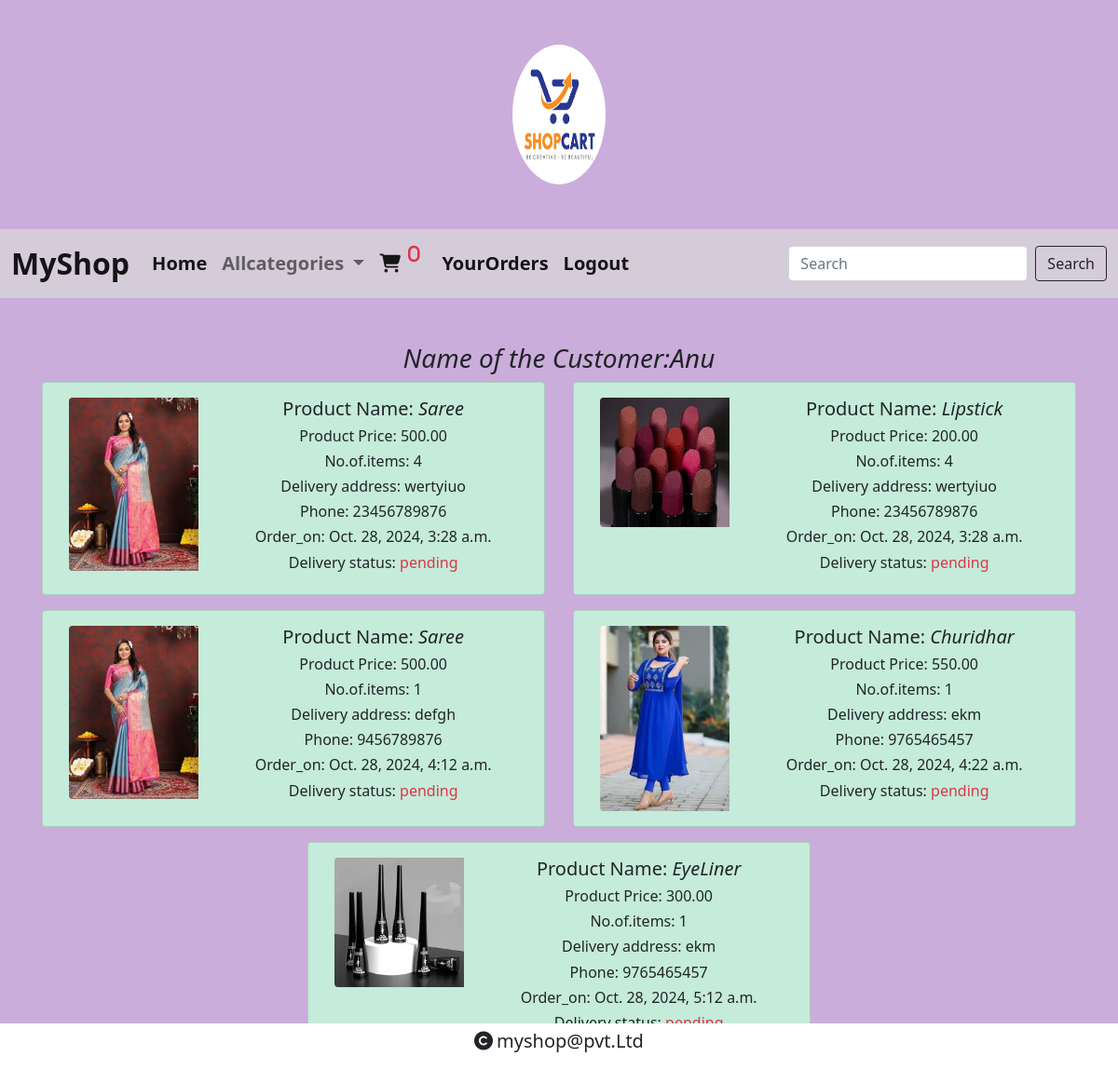
The page /cart/yourorders (signed in) on the database its author committed.
### cart/models.py (models this page shows)
class Order_details(models.Model):
    product=models.ForeignKey(Product,on_delete=models.CASCADE)
    user=models.ForeignKey(User,on_delete=models.CASCADE)
    no_of_items=models.IntegerField()
    address=models.TextField()
    phone_no=models.BigIntegerField()
    pin=models.IntegerField()
    order_id=models.CharField(max_length=20, blank=True)
    ordered_date=models.DateTimeField(auto_now_add=True)
    payment_status=models.CharField(max_length=20,default="pending")
    delivery_status=models.CharField(max_length=20,default="pending")

### shop/models.py (models this page shows, shortened)
class Product(models.Model):
    name=models.CharField(max_length=20)
    desc=models.TextField()
    image=models.ImageField(upload_to="products")
    price=models.DecimalField(max_digits=10,decimal_places=2)
    stock=models.IntegerField()
    available=models.BooleanField(default=True)
    created=models.DateTimeField(auto_now_add=True)
    updated=models.DateTimeField(auto_now=True)
    category=models.ForeignKey(Category,on_delete=models.CASCADE)

### cart/views.py (the view)
# urls.py: path('yourorders', views.your_orders, name="orders"),
@login_required
def your_orders(request):
    u=request.user
    o=Order_details.objects.filter(user=u,payment_status="paid")
    context={'orders':o ,'name':u.username}
    return render(request,'yourorders.html',context)

### cart/context_processors.py (called while the page is built)
def count_items(request):
    u=request.user
    count=0
    if request.user.is_authenticated:
        try:
            c=Cart.objects.filter(user=u)
            for i in c:
                count+=i.quantity
        except:
            count=0
    return {'c':count}

### shop/context_processors.py (called while the page is built)
def menu_links(request):
    c=Category.objects.all()
    return {'links':c}    # We can use this data globally across all webpages inside our app

### templates/yourorders.html
{% extends 'base.html' %}
{% load static %}
{% block content %}
<div class="container text-center mt-5">
<div class="row">
  <h3 class="text-center"><i>Name of the Customer:{{user.username}}</i></h3>
  {% for i in orders %}
  <div class="card mb-3 mx-auto" style="max-width: 540px; background-color:#c5ebda">
  <div class="row g-0">
    <div class="col-md-4 p-3">
      <img src="{{i.product.image.url}}" class="img-fluid rounded-start" height="200px" width="100%" alt="...">
    </div>
    <div class="col-md-8">
      <div class="card-body ">
        <h5 class="card-title">Product Name: <i>{{i.product.name}}</i></h5>
        <h6 class="card-title">Product Price: {{i.product.price}}</h6>
        <h6 class="card-title">No.of.items: {{i.no_of_items}}</h6>
        <h6 class="card-title">Delivery address: {{i.address}}</h6>
        <h6 class="card-title">Phone: {{i.phone_no}}</h6>
        <h6 class="card-title">Order_on: {{i.ordered_date}}</h6>
        <h6 class="card-title">Delivery status: <span class="text-danger">{{i.delivery_status}}</span></h6>
      </div>
    </div>
  </div>
</div>
  {% endfor %}
</div>
    </div>
{% endblock %}

### templates/base.html (shortened to what this page needs)
<!DOCTYPE html>
{% load static %}
<html lang="en">
<head>
    <link href="https://cdn.jsdelivr.net/npm/bootstrap@5.0.2/dist/css/bootstrap.min.css" rel="stylesheet">
    <link rel="stylesheet" href="{% static 'css/style.css' %}">
    <link rel="stylesheet" href="https://cdnjs.cloudflare.com/ajax/libs/font-awesome/6.6.0/css/all.min.css" />
</head>
<body style="background-color:#cbaddb;">
<div class="container-fluid text-center mt-5">
    <img src="{% static 'images/logo2.png' %}" class="rounded-circle" height="150px" width="100px">
</div>
<header>
<nav class="navbar navbar-expand-lg navbar-light mt-5" style="background-color:#d5ccd9">
  <div class="container-fluid">
    <a class="navbar-brand fs-2 fw-bold" href="#">MyShop</a>
    <div class="collapse navbar-collapse" id="navbarSupportedContent">
      <ul class="navbar-nav me-auto mb-2 mb-lg-0 fs-5 ">
        <li class="nav-item">
          <a class="nav-link active fw-bold" aria-current="page" href="{% url 'shop:categories' %}">Home</a>
        </li>
        <li class="nav-item dropdown">
          <a class="nav-link dropdown-toggle fw-bold" href="#" id="navbarDropdown" role="button" data-bs-toggle="dropdown" aria-expanded="false">
            Allcategories
          </a>
            </li>
            {% if user.is_authenticated %}
            {% if user.is_superuser == False %}
          <li class="nav-item">
          <a class="nav-link active fw-bold" aria-current="page" href="{% url 'cart:cartview' %}"><i class="fa-solid fa-cart-shopping"><sup class="mx-2 text-danger fs-5">{{c}}</sup></i></a>
        </li>
              <li class="nav-item">
          <a class="nav-link active fw-bold" aria-current="page" href="{% url 'cart:orders' %}">YourOrders</a>
          </li>
          {% endif %}
          <li class="nav-item">
          <a class="nav-link active fw-bold" aria-current="page" href="{% url 'shop:logout' %}">Logout</a>
        </li>
   {% endif %}
      </ul>
      <form class="d-flex" method="POST" action="{% url 'search:search' %}">
        <input class="form-control me-2" type="search" placeholder="Search" name="q" aria-label="Search">
        <button class="btn btn-outline-dark" type="submit">Search</button>
      </form>
    </div>
  </div>
</nav>
</header>
<div class="container-fluid">
{% block content %}
{% endblock %}
</div>
<footer class="footer pt-1">
    <p class="text-center fs-5"><i class="fa fa-copyright me-1" aria-hidden="true"></i>myshop@pvt.Ltd</p>
</footer>
</body>
</html>

### static/css/style.css (style rules this page uses)
body { background-color:#42a7f5; }
.footer { position:fixed; bottom:0; left:0; background-color:white; width:100%; }

### rows shown on the page
Order_details: product.image (picture), product.name "Saree", product.price "500.00", no_of_items "4", address "wertyiuo", phone_no "23456789876", ordered_date "Oct. 28, 2024, 3:28 a.m.", delivery_status "pending"
Order_details: product.image (picture), product.name "Lipstick", product.price "200.00", no_of_items "4", address "wertyiuo", phone_no "23456789876", ordered_date "Oct. 28, 2024, 3:28 a.m.", delivery_status "pending"
Order_details: product.image (picture), product.name "Saree", product.price "500.00", no_of_items "1", address "defgh", phone_no "9456789876", ordered_date "Oct. 28, 2024, 4:12 a.m.", delivery_status "pending"
Order_details: product.image (picture), product.name "Churidhar", product.price "550.00", no_of_items "1", address "ekm", phone_no "9765465457", ordered_date "Oct. 28, 2024, 4:22 a.m.", delivery_status "pending"
Order_details: product.image (picture), product.name "EyeLiner", product.price "300.00", no_of_items "1", address "ekm", phone_no "9765465457", ordered_date "Oct. 28, 2024, 5:12 a.m.", delivery_status "pending"

### other values the page prints
{{ c }} "0"
{{ user.username }} "Anu"
